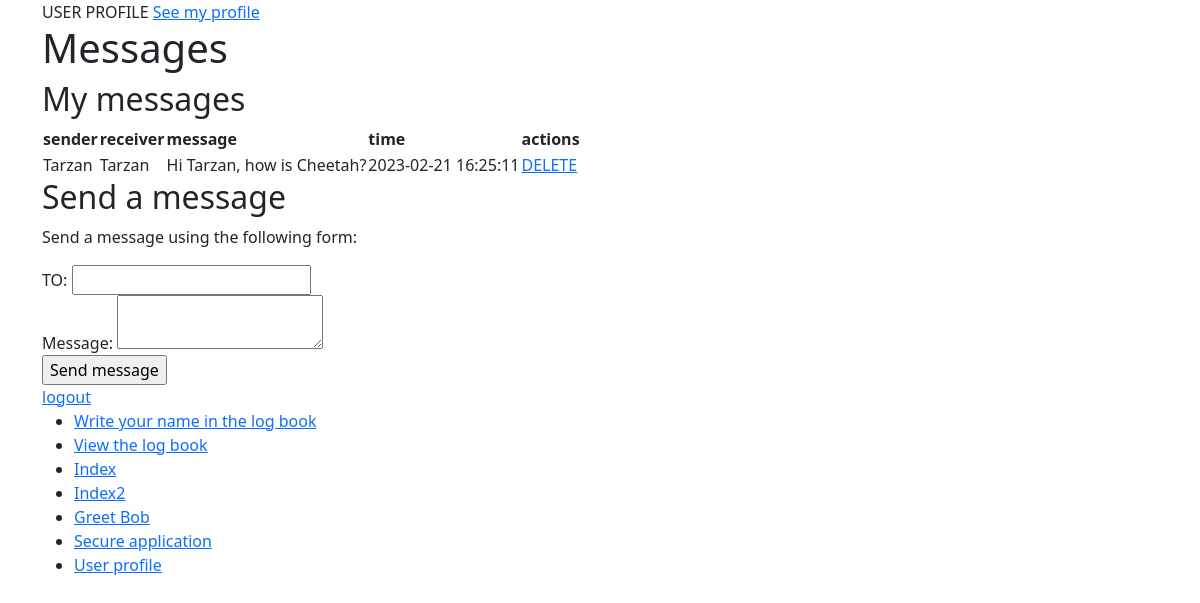
The page /User/profile (signed in) on the database as committed earlier.
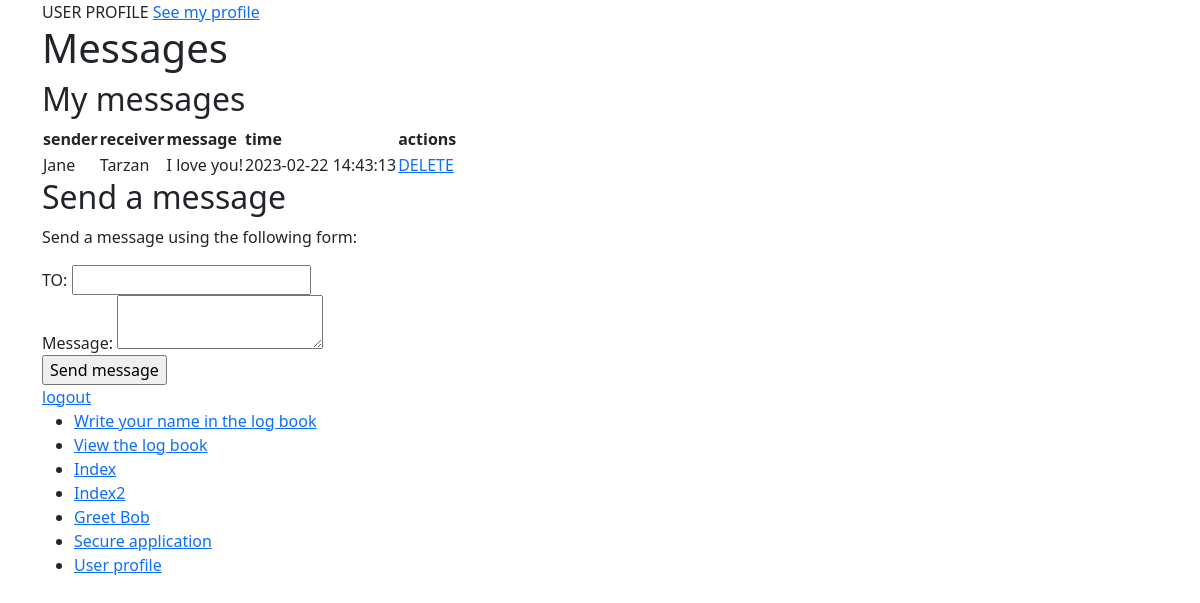
The same page on the database as committed later.
### tables this page shows
CREATE TABLE `message` (
  `message_id` int(11) NOT NULL,
  `sender` int(11) NOT NULL,
  `receiver` int(11) NOT NULL,
  `message` text NOT NULL,
  `timestamp` timestamp NOT NULL DEFAULT current_timestamp()
);

CREATE TABLE `user` (
  `user_id` int(11) NOT NULL,
  `username` varchar(50) NOT NULL,
  `password_hash` varchar(72) NOT NULL
);

### app/core/Controller.php (called while the page is built, shortened)
<?php
class Controller{
	function view($name, $data = []){
		include('app/views/' . $name . '.php');
	}
}

### app/controllers/User.php (called while the page is built, shortened)
<?php
class User extends \app\core\Controller{
	public function profile(){
		$message = new \app\models\Message();
		$messages = $message->getAllForUser($_SESSION['user_id']);
		$this->view('User/profile',$messages);
	}
}

### app/core/App.php (called while the page is built, shortened)
<?php
class App{
	function __construct(){
		$request = $this->parseUrl($_GET['url'] ?? '');
		$method = 'index';
		if(file_exists('app/controllers/' . $request[0] . '.php'))
		{
			unset($request[0]);
		}
		$controller = new $controller;
		if(isset($request[1]) && method_exists($controller, $request[1])){
			$method = $request[1];
			unset($request[1]);
		}
		$params = array_values($request);
		call_user_func_array([$controller, $method], $params);
	}
	function parseUrl($url){
		return explode('/', trim($url, '/'));
	}
}

### index.php (called while the page is built, shortened)
<?php
new app\core\App;

### app/core/Model.php (called while the page is built, shortened)
<?php
class Model{
	public function __construct(){
		$host = 'localhost';
		$dbname = 'webapplication';
		$user = 'root';
		$pass = '';
		try {
			$this->connection = new \PDO("mysql:host=$host;dbname=$dbname", $user, $pass);
		}
		catch(PDOException $e) {
			echo $e->getMessage();
		}
	}
}

### app/models/Message.php (called while the page is built, shortened)
<?php
class Message extends \app\core\Model{
	public function getAllForUser($user_id){
		$SQL = "SELECT message.message_id, message.message, message.timestamp, sendertable.username AS sender_name, `user`.`username` AS receiver_name FROM `message` JOIN `user` AS sendertable ON `message`.`sender` = sendertable.`user_id` JOIN `user` ON `user`.`user_id` = message.receiver WHERE sender=:sender OR receiver=:receiver";
		$STH = $this->connection->prepare($SQL);
		$data = ['receiver'=>$user_id,
					'sender'=>$user_id];
		$STH->execute($data);
		$STH->setFetchMode(\PDO::FETCH_CLASS, 'app\\models\\Message');
		return $STH->fetchAll();
	}
}

### app/views/User/profile.php (the view)
<?php $this->view('shared/header','Register your account'); ?>
USER PROFILE
<a href='/Profile/index'>See my profile</a>
<h1>Messages</h1>
<h2>My messages</h2>
<table>
	<tr><th>sender</th><th>receiver</th><th>message</th><th>time</th><th>actions</th></tr>
<?php
foreach ($data as $message) {
	echo "<tr>
	<td>$message->sender_name</td>
	<td>$message->receiver_name</td>
	<td>$message->message</td>
	<td>$message->timestamp</td>
	<td><a href='/Message/delete/$message->message_id'>DELETE</a></td>
</tr>";
}
?>
</table>
<h2>Send a message</h2>
<p>Send a message using the following form:</p>
<form action='/Message/send' method='post'>
	<label>TO: <input type="text" name="receiver"></label><br/>
	<label>Message:	<textarea name="message"></textarea></label><br/>
	<input type="submit" name="action" value="Send message">
</form>
<a href='/User/logout'>logout</a>
<?php $this->view('shared/footer'); ?>

### app/views/shared/header.php (shortened to what this page needs)
<!DOCTYPE html>
<html>
<head>
	<link href="https://cdn.jsdelivr.net/npm/bootstrap@5.3.0-alpha1/dist/css/bootstrap.min.css" rel="stylesheet">
</head>
<body>
	<div class="container">

### app/views/shared/footer.php
<ul>
	<li><a href='/Main/logUser'>Write your name in the log book</a></li>
	<li><a href='/Main/viewUserLog'>View the log book</a></li>
	<li><a href='/Main/index'>Index</a></li>
	<li><a href='/Main/index2'>Index2</a></li>
	<li><a href='/Main/Greetings/Bob'>Greet Bob</a></li>
	<li><a href='/User/index'>Secure application</a></li>
	<li><a href='/User/profile'>User profile</a></li>
</ul>
</div>
</body>
</html>

Rows that differ between the two databases and show on the page:
removed message: receiver.username "Tarzan", message "Hi Tarzan, how is Cheetah?", timestamp "2023-02-21 16:25:11"
added message: sender.username "Jane", receiver.username "Tarzan", message "I love you!", timestamp "2023-02-22 14:43:13"
